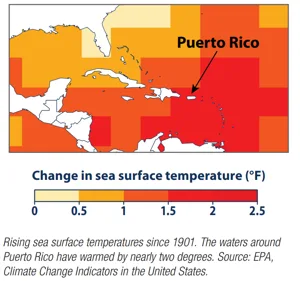
#> input picture asset_run_history/2026-06-08/0352_UTC/data/assets/thumbs/ast_99d9a78f563dbe.webp, 300 x 281 px, found by its file name
$ python build_hsd_apcs114_visual_upgrade_v2.py --source-image ../asset_run_history/2026-06-08/0352_UTC/data/assets/thumbs/ast_99d9a78f563dbe.webp
#> lines starting #> are read from the running program, lines starting #| are printed output that depends on the picture
### hsd_run_io.py
from __future__ import annotations

import csv
import io
import json
import os
import re
from pathlib import Path
from typing import Any, Callable, Dict, Iterable, List, Sequence


DEFAULT_VOLATILE_JSON_KEYS = frozenset(
    {
        "compiled_at",
        "compiled_at_local",
        "compiled_at_utc",
        "generated_at",
        "generated_at_local",
        "generated_at_utc",
        "reviewed_at",
        "reviewed_at_local",
        "reviewed_at_utc",
    }
)
DEFAULT_VOLATILE_JSON_SUFFIXES = (
    "_compiled_at",
    "_compiled_at_local",
    "_compiled_at_utc",
    "_generated_at",
    "_generated_at_local",
    "_generated_at_utc",
    "_reviewed_at",
    "_reviewed_at_local",
    "_reviewed_at_utc",
)
DEFAULT_VOLATILE_MARKDOWN_PREFIXES = (
    "Generated:",
    "Draft-copy generated at UTC:",
)


def run_output_dir() -> Path | None:
    raw = os.environ.get("HSD_RUN_OUTPUT_DIR", "").strip()
    if not raw:
        return None
    return Path(raw).resolve()


def output_path(path: str | Path) -> Path:
    p = Path(path)
    if p.is_absolute():
        return p
    root = run_output_dir()
    return root / p if root else p


# [18 lines left out: functions input_candidates, input_path, not called in this run]


def exists(path: str | Path) -> bool:
    return input_path(path).exists()


def is_file(path: str | Path) -> bool:
    return input_path(path).is_file()


def is_dir(path: str | Path) -> bool:
    return input_path(path).is_dir()


def _read_existing_text(path: Path, encoding: str) -> str | None:
    if not path.exists():
        return None
    try:
        return path.read_text(encoding=encoding)
    except Exception:
        return None


def _write_text_if_changed(path: Path, text: str, *, encoding: str, normalize: Callable[[str], str] | None = None) -> None:
    existing = _read_existing_text(path, encoding)
    if existing is not None:
        left = normalize(existing) if normalize else existing
        right = normalize(text) if normalize else text
        if left == right:
            return
    path.write_text(text, encoding=encoding)


def _is_volatile_json_key(key: str, volatile_keys: set[str]) -> bool:
    return key in volatile_keys or key.endswith(DEFAULT_VOLATILE_JSON_SUFFIXES)


# [11 lines left out: function _normalize_json_payload, not called in this run]


def _existing_json_matches(path: Path, payload: Any, volatile_keys: set[str]) -> bool:
    if not path.exists():
        return False
    try:
        existing = json.loads(path.read_text(encoding="utf-8", errors="replace"))
    except Exception:
        return False
    return _normalize_json_payload(existing, volatile_keys) == _normalize_json_payload(payload, volatile_keys)


# [5 lines left out: function _normalize_csv_rows, not called in this run]


def _existing_csv_matches(path: Path, rendered_csv: str, volatile_fields: set[str]) -> bool:
    existing = _read_existing_text(path, "utf-8")
    if existing is None:
        return False
    if not volatile_fields:
        return existing == rendered_csv
    try:
        current_reader = csv.DictReader(io.StringIO(existing))
        new_reader = csv.DictReader(io.StringIO(rendered_csv))
        if list(current_reader.fieldnames or []) != list(new_reader.fieldnames or []):
            return False
        current_rows = _normalize_csv_rows(list(current_reader), volatile_fields)
        new_rows = _normalize_csv_rows(list(new_reader), volatile_fields)
        return current_rows == new_rows
    except Exception:
        return False


# [12 lines left out: function strip_volatile_markdown_lines, not called in this run]


def write_text(
    path: str | Path,
    text: str,
    encoding: str = "utf-8",
    *,
    if_changed: bool = True,
    normalize: Callable[[str], str] | None = None,
) -> Path:
    out = output_path(path)
    out.parent.mkdir(parents=True, exist_ok=True)
    if if_changed:
        _write_text_if_changed(out, text, encoding=encoding, normalize=normalize)
    else:
        out.write_text(text, encoding=encoding)
    return out


def write_json(
    path: str | Path,
    payload: Any,
    *,
    volatile_keys: Iterable[str] | None = DEFAULT_VOLATILE_JSON_KEYS,
    if_changed: bool = True,
    **kwargs: Any,
) -> Path:
    if "indent" not in kwargs:
        kwargs["indent"] = 2
    out = output_path(path)
    out.parent.mkdir(parents=True, exist_ok=True)
    if if_changed and _existing_json_matches(out, payload, set(volatile_keys or ())):
        return out
    out.write_text(json.dumps(payload, **kwargs), encoding="utf-8")
    return out


# [26 lines left out: functions read_text, read_json, read_csv, not called in this run]


def write_csv(
    path: str | Path,
    rows: Iterable[Dict[str, Any]],
    fieldnames: Sequence[str],
    *,
    extrasaction: str = "ignore",
    volatile_fields: Sequence[str] | None = None,
    if_changed: bool = True,
) -> Path:
    out = output_path(path)
    out.parent.mkdir(parents=True, exist_ok=True)
    materialized_rows = list(rows)
    buffer = io.StringIO()
    writer = csv.DictWriter(buffer, fieldnames=fieldnames, extrasaction=extrasaction)
    writer.writeheader()
    writer.writerows(materialized_rows)
    rendered_csv = buffer.getvalue()
    if if_changed and _existing_csv_matches(out, rendered_csv, set(volatile_fields or ())):
        return out
    with out.open("w", newline="", encoding="utf-8") as handle:
        handle.write(rendered_csv)
    return out

### scripts/build_hsd_apcs114_visual_upgrade_v2.py
from __future__ import annotations

import argparse
import csv
import hashlib
import json
import subprocess
import sys
import tempfile
import textwrap
from datetime import datetime, timezone
from pathlib import Path
from typing import Any

sys.path.insert(0, str(Path(__file__).resolve().parents[1]))

from hsd_run_io import run_output_dir, write_csv, write_json, write_text

try:
    from PIL import Image, ImageDraw, ImageEnhance, ImageFont, ImageOps
except Exception:  # pragma: no cover
    Image = None  # type: ignore[assignment]
    ImageDraw = None  # type: ignore[assignment]
    ImageEnhance = None  # type: ignore[assignment]
    ImageFont = None  # type: ignore[assignment]
    ImageOps = None  # type: ignore[assignment]


VERSION = "hsd-apcs114-visual-upgrade-v2-review-only"
GENERATED_BY = "scripts/build_hsd_apcs114_visual_upgrade_v2.py"
DEFAULT_BLENDER_EXECUTABLE = Path(r"C:\Program Files\Blender Foundation\Blender 5.1\blender.exe")
DEFAULT_SOURCE_IMAGE = Path(
    "data/assets/quarantine/review_only_candidates/action_photo_candidates/nwsl/sophia_wilson/apcs114_operator_review.jpg"
)
DEFAULT_OUTPUT_DIR = Path("outputs/local/tmp/apcs114_visual_upgrade_v2")
RUNNER_NAME = "apcs114_visual_upgrade_runner.py"
SPECS_NAME = "apcs114_visual_upgrade_specs.json"
CONTACT_SHEET_NAME = "contact_sheet.png"
MANIFEST_NAME = "manifest.json"
REPORT_NAME = "visual_upgrade_report.md"
CSV_NAME = "manual_visual_review_intake.csv"
CANVAS = {"width": 1080, "height": 1350}
BURN_IN = "REVIEW ONLY - APCS114 VISUAL UPGRADE"

FALSE_GUARDRAILS = {
    "approval_state_change": False,
    "asset_approved": False,
    "asset_downloads": False,
    "auto_approval": False,
    "auto_publish": False,
    "download_performed": False,
    "headshot_writes": False,
    "move_files": False,
    "paid_apis": False,
    "protected_asset_moves": False,
    "publish_ready": False,
    "publishing": False,
    "source_auto_enabled": False,
}

CSV_FIELDS = [
    "proof_id",
    "proof_name",
    "render_path",
    "crop_strategy",
    "composition_treatment_mode",
    "visual_strength",
    "known_limit",
    "operator_decision",
    "operator_notes",
    "review_only",
    "asset_downloads",
    "approval_state_change",
    "publish_ready",
    "publishing",
]


class RenderResult:
    def __init__(self, returncode: int, stdout: str, stderr: str) -> None:
        self.returncode = returncode
        self.stdout = stdout
        self.stderr = stderr


def now_iso() -> str:
    return datetime.now(timezone.utc).isoformat()


def repo_root() -> Path:
    return Path(__file__).resolve().parents[1]


def resolve_output_dir(explicit: str | None = None) -> Path:
    if explicit:
        return Path(explicit)
    return run_output_dir() or DEFAULT_OUTPUT_DIR


def resolve_source_image(explicit: str | None = None) -> Path:
    raw = Path(explicit) if explicit else DEFAULT_SOURCE_IMAGE
    return raw if raw.is_absolute() else repo_root() / raw


def resolve_blender_executable(explicit: str | None = None) -> Path | None:
    if explicit:
        candidate = Path(explicit)
        return candidate if candidate.exists() else None
    return DEFAULT_BLENDER_EXECUTABLE if DEFAULT_BLENDER_EXECUTABLE.exists() else None


def sha256_file(path: Path) -> str:
    digest = hashlib.sha256()
    with path.open("rb") as handle:
        for chunk in iter(lambda: handle.read(1024 * 1024), b""):
            digest.update(chunk)
    return digest.hexdigest()


def probe_blender_version(blender_executable: Path | None) -> str:
    if not blender_executable:
        return ""
    result = subprocess.run(
        [blender_executable.as_posix(), "--version"],
        capture_output=True,
        text=True,
        encoding="utf-8",
        errors="replace",
        check=False,
    )
    return (result.stdout or result.stderr).splitlines()[0].strip() if (result.stdout or result.stderr) else ""


def build_proof_specs() -> list[dict[str, Any]]:
    return [
        {
            "proof_id": "upgrade_01_darkroom_score_anchor",
            "proof_name": "Darkroom Score Anchor",
            "filename": "upgrade_01_darkroom_score_anchor.png",
            "texture_filename": "upgrade_01_darkroom_score_anchor_texture.png",
            "crop_strategy": "wider_center_right_4x5_subject_context",
            "crop_center": [0.655, 0.535],
            "crop_zoom": 1.08,
            "texture_grade": {
                "brightness": 0.74,
                "contrast": 1.22,
                "color": 0.92,
                "sharpness": 1.08,
                "vignette": 0.34,
                "top_scrim": 0.18,
            },
            "composition_treatment_mode": "photo_plus_dark_score_plane_blender_depth",
            "visual_strength": "strongest_controlled_score_candidate",
            "known_limit": "group_celebration_source_not_solo_hero",
            "accent_color": [229, 176, 75],
            "background_top": [5, 7, 12],
            "background_bottom": [12, 18, 28],
            "headline": "FINAL",
            "subhead": "THORNS FIND THE EDGE",
            "score": "2 - 1",
            "caption": "APCS114 / SOPHIA WILSON",
            "photo_location": [-1.36, 0.48, 0.20],
            "photo_scale": [1.62, 1.0, 2.64],
            "photo_rotation_z": -1.0,
            "text_anchor_x": 1.02,
        },
        {
            "proof_id": "upgrade_02_field_depth_story",
            "proof_name": "Field Depth Story",
            "filename": "upgrade_02_field_depth_story.png",
            "texture_filename": "upgrade_02_field_depth_story_texture.png",
            "crop_strategy": "wide_group_celebration_4x5_story_context",
            "crop_center": [0.64, 0.535],
            "crop_zoom": 1.0,
            "texture_grade": {
                "brightness": 0.70,
                "contrast": 1.30,
                "color": 0.88,
                "sharpness": 1.05,
                "vignette": 0.44,
                "top_scrim": 0.24,
            },
            "composition_treatment_mode": "layered_news_card_photo_plane",
            "visual_strength": "best_contextual_news_candidate",
            "known_limit": "wide_group_frame_needs_manual_subject_check",
            "accent_color": [226, 93, 82],
            "background_top": [7, 10, 16],
            "background_bottom": [22, 20, 31],
            "headline": "LATE GOAL",
            "subhead": "CELEBRATION HOLDS",
            "score": "MATCHWEEK 5",
            "caption": "REVIEW-ONLY SOURCE READ",
            "photo_location": [1.34, 0.58, 0.02],
            "photo_scale": [1.46, 1.0, 2.76],
            "photo_rotation_z": 0.8,
            "text_anchor_x": -2.62,
        },
        {
            "proof_id": "upgrade_03_clean_subject_read",
            "proof_name": "Clean Subject Read",
            "filename": "upgrade_03_clean_subject_read.png",
            "texture_filename": "upgrade_03_clean_subject_read_texture.png",
            "crop_strategy": "right_subject_4x5_magazine_read",
            "crop_center": [0.705, 0.535],
            "crop_zoom": 1.16,
            "texture_grade": {
                "brightness": 0.76,
                "contrast": 1.24,
                "color": 0.90,
                "sharpness": 1.08,
                "vignette": 0.38,
                "top_scrim": 0.20,
            },
            "composition_treatment_mode": "layered_news_card_photo_plane",
            "visual_strength": "cleanest_subject_read_candidate",
            "known_limit": "teammate_overlap_remains_visible",
            "accent_color": [214, 198, 145],
            "background_top": [10, 13, 20],
            "background_bottom": [16, 20, 28],
            "headline": "SOURCE READ",
            "subhead": "SOPHIA WILSON",
            "score": "APCS114",
            "caption": "NO APPROVAL / REVIEW ONLY",
            "photo_location": [1.30, 0.50, 0.04],
            "photo_scale": [1.28, 1.0, 2.42],
            "photo_rotation_z": -0.4,
            "text_anchor_x": -2.62,
        },
    ]


def apply_editorial_grade(image: Any, grade: dict[str, Any] | None) -> Any:
    if ImageEnhance is None or ImageOps is None or Image is None:
        raise RuntimeError("Pillow image enhancement support is required for APCS114 visual upgrade textures")
    grade = grade or {}
    graded = ImageOps.autocontrast(image.convert("RGB"), cutoff=1)
    graded = ImageEnhance.Brightness(graded).enhance(float(grade.get("brightness", 0.76)))
    graded = ImageEnhance.Contrast(graded).enhance(float(grade.get("contrast", 1.22)))
    graded = ImageEnhance.Color(graded).enhance(float(grade.get("color", 0.92)))
    graded = ImageEnhance.Sharpness(graded).enhance(float(grade.get("sharpness", 1.06)))

    width, height = graded.size
    vignette = float(grade.get("vignette", 0.0))
    if vignette > 0:
        center_x = width * 0.55
        center_y = height * 0.44
        max_distance = ((max(center_x, width - center_x) ** 2) + (max(center_y, height - center_y) ** 2)) ** 0.5
        mask = Image.new("L", (width, height), 0)
        pixels = []
        for y in range(height):
            for x in range(width):
                distance = (((x - center_x) ** 2) + ((y - center_y) ** 2)) ** 0.5 / max_distance
                strength = max(0.0, min(1.0, (distance - 0.42) / 0.58))
                pixels.append(int(255 * vignette * strength))
        mask.putdata(pixels)
        dark = Image.new("RGB", (width, height), (8, 10, 14))
        graded = Image.composite(dark, graded, mask)

    top_scrim = float(grade.get("top_scrim", 0.0))
    if top_scrim > 0:
        scrim = Image.new("RGBA", (width, height), (0, 0, 0, 0))
        alpha = Image.new("L", (width, height), 0)
        alpha_pixels = []
        fade_height = max(1, int(height * 0.38))
        for y in range(height):
            local = max(0.0, 1.0 - (y / fade_height))
            value = int(255 * top_scrim * local)
            alpha_pixels.extend([value] * width)
        alpha.putdata(alpha_pixels)
        scrim.putalpha(alpha)
        graded = Image.alpha_composite(graded.convert("RGBA"), scrim).convert("RGB")

    return graded


def crop_texture(
    source_image: Path,
    output_path: Path,
    center: list[float],
    zoom: float,
    grade: dict[str, Any] | None = None,
) -> dict[str, Any]:
#> called with zoom = 1.08
    if Image is None or ImageOps is None:
        raise RuntimeError("Pillow is required to prepare APCS114 review-only render textures")
    with Image.open(source_image) as source:
#> source is the input picture: PIL image 300x281 RGB; mean R, G, B 235.9, 177.5, 152.4
        rgb = source.convert("RGB")
        width, height = rgb.size
        target_ratio = CANVAS["width"] / CANVAS["height"]
        if width / height > target_ratio:
            base_height = height
            base_width = int(round(height * target_ratio))
        else:
            base_width = width
            base_height = int(round(width / target_ratio))
        zoom = max(1.0, float(zoom))
        crop_width = max(1, int(round(base_width / zoom)))
        crop_height = max(1, int(round(base_height / zoom)))
        center_x = int(round(width * float(center[0])))
        center_y = int(round(height * float(center[1])))
        left = max(0, min(width - crop_width, center_x - crop_width // 2))
        top = max(0, min(height - crop_height, center_y - crop_height // 2))
        crop = rgb.crop((left, top, left + crop_width, top + crop_height))
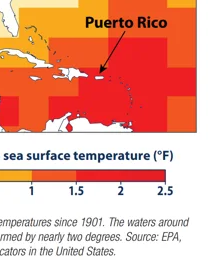
#> crop: PIL image 208x260 RGB; mean R, G, B 234.5, 162.6, 142.4
        fitted = crop.resize((CANVAS["width"], CANVAS["height"]), getattr(getattr(Image, "Resampling", Image), "LANCZOS", 1))
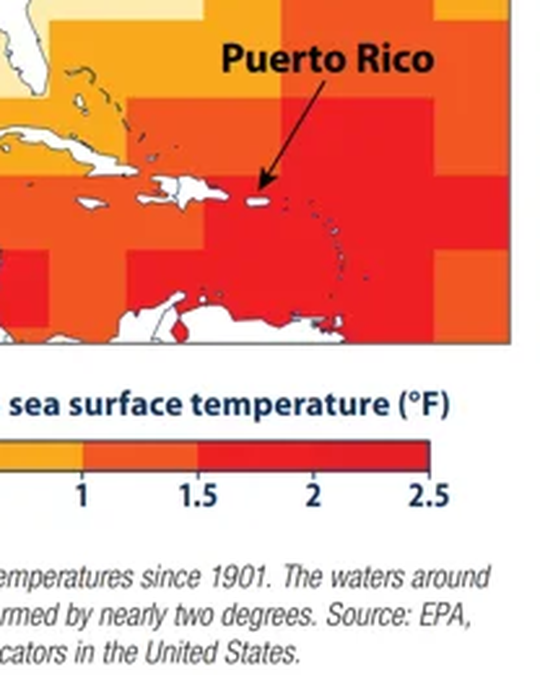
#> fitted: PIL image 1080x1350 RGB (shown at 1/2 size); mean R, G, B 234.3, 162.3, 142.1
        fitted = apply_editorial_grade(fitted, grade)
#> in apply_editorial_grade, `graded = ImageOps.autocontrast(image.convert("RGB"), cutoff=1)`:
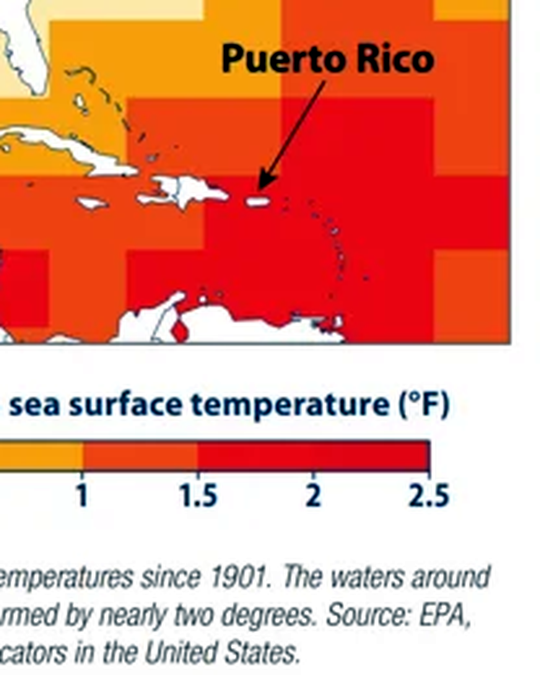
#> graded: PIL image 1080x1350 RGB (shown at 1/2 size); mean R, G, B 229.1, 150.8, 132.8
#> in apply_editorial_grade, `graded = ImageEnhance.Brightness(graded).enhance(float(grade.get("brig..`:
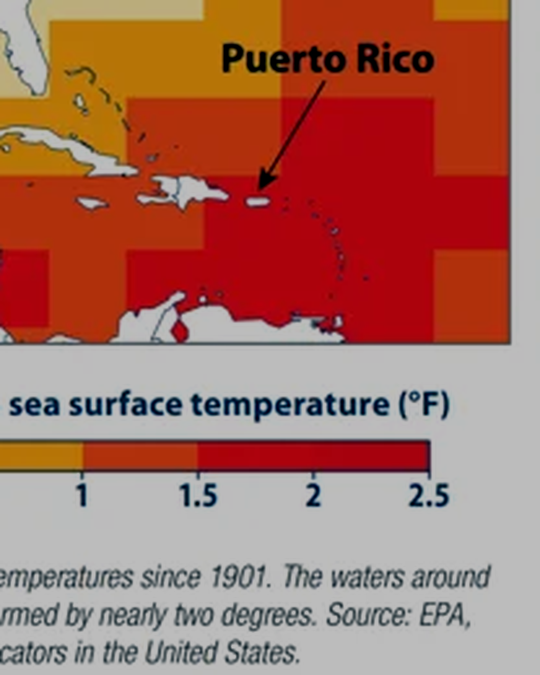
#> graded: PIL image 1080x1350 RGB (shown at 1/2 size); mean R, G, B 169, 111.1, 97.7
#> in apply_editorial_grade, `graded = ImageEnhance.Contrast(graded).enhance(float(grade.get("contra..`:
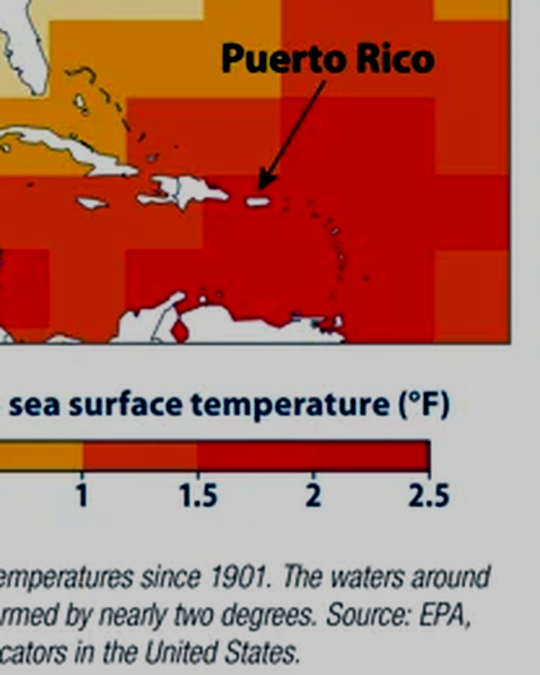
#> graded: PIL image 1080x1350 RGB (shown at 1/2 size); mean R, G, B 178.1, 111.9, 97.2
#> (the rest of the program and of its run is left out)
